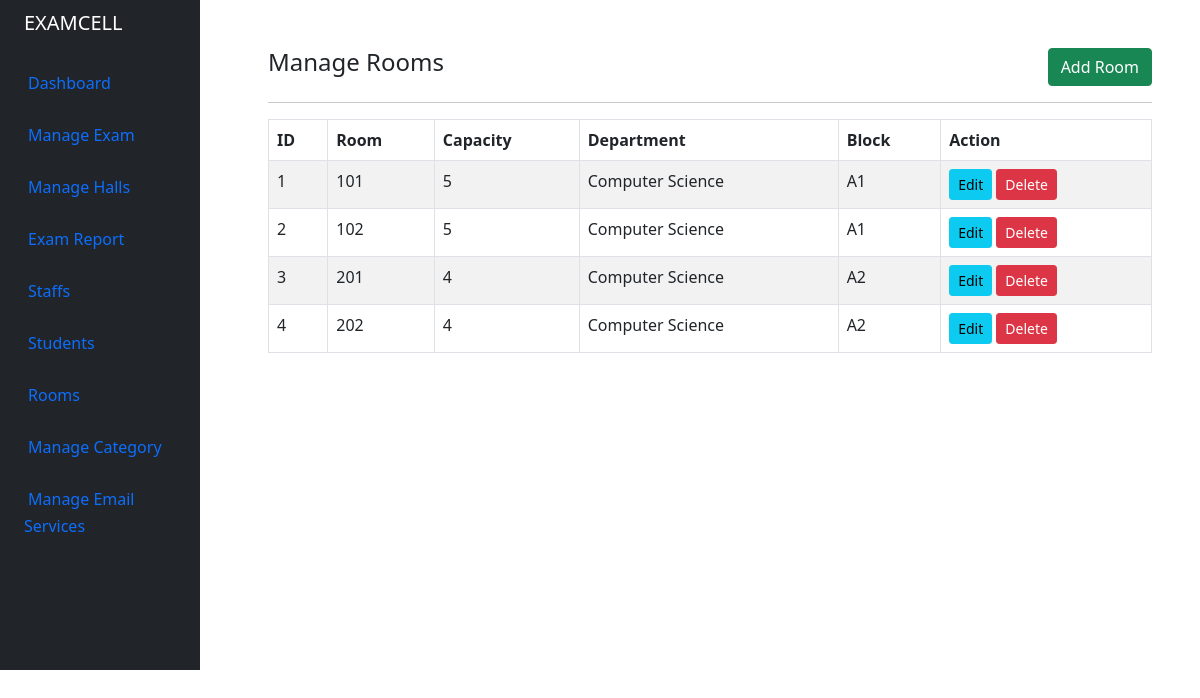
/admin/room.php (signed in), run on an earlier commit of the app's database.
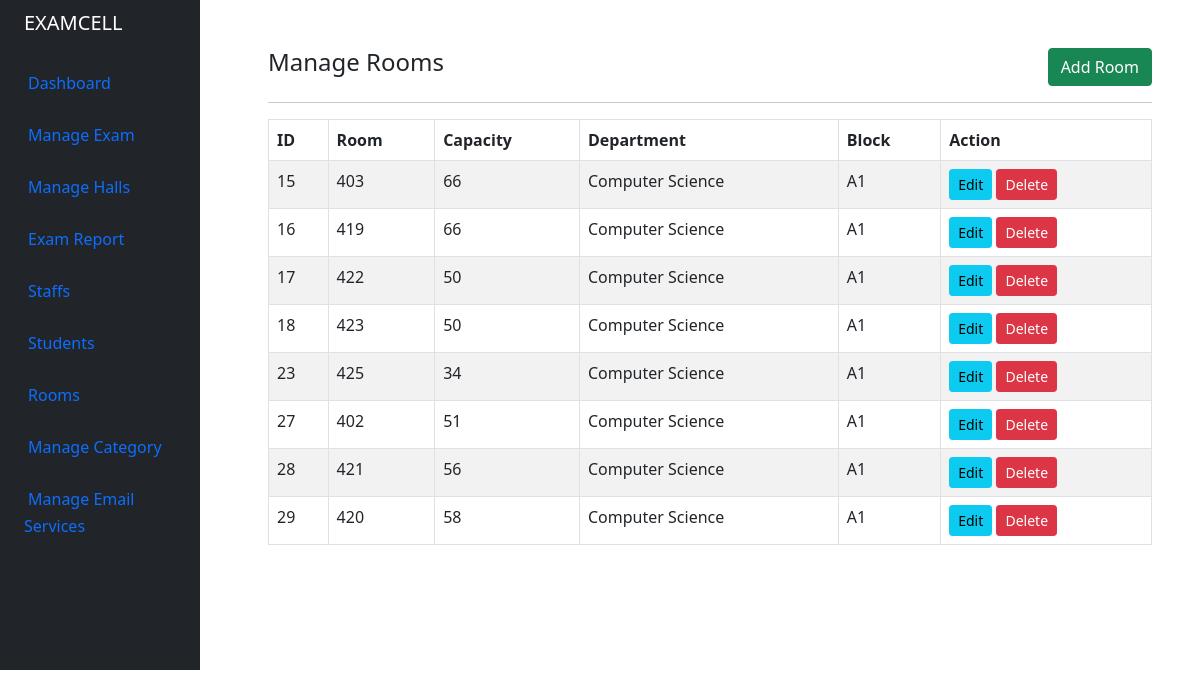
And on a later commit of the database.
### tables this page shows
CREATE TABLE `tbl_room` (
  `id` int(11) NOT NULL,
  `dept` int(11) NOT NULL,
  `block` int(11) NOT NULL,
  `room` varchar(100) NOT NULL,
  `capacity` int(11) NOT NULL,
  `row_dim` int(11) NOT NULL,
  `col_dim` int(11) NOT NULL
);

CREATE TABLE `tbl_department` (
  `id` int(11) NOT NULL,
  `deptname` varchar(100) NOT NULL,
  `deptslug` varchar(100) NOT NULL
);

CREATE TABLE `tbl_block` (
  `id` int(11) NOT NULL,
  `dept` int(11) NOT NULL,
  `block` varchar(100) NOT NULL
);

### admin/room.php (the view, shortened to what this page needs)
<?php
include '../helpers/basic_helper.php';
if (isset($_SESSION['email']) && isset($_SESSION['id'])) {
    echo site_header();
?>
    <div class="container-fluid">
        <div class="row flex-nowrap">
            <?php echo site_navbar(); ?>
            <div class="after-side-content col py-5 px-5">
                <div class="row">
                    <div class="col-md-8">
                            <h4>Manage Rooms</h4>
                    </div>
                    <div class="col-md-4">
                        <a href="room_create_edit.php" class="btn btn-success rounded float-end">Add Room</a>
                    </div>
                </div>
                <div>
                    <hr>
                    <table class="table table-bordered table-striped">
                        <thead>
                            <tr>
                                <th>ID</th>
                                <th>Room</th>
                                <th>Capacity</th>
                                <th>Department</th>
                                <th>Block</th>
                                <th>Action</th>
                            </tr>
                        </thead>
                        <tbody>
                            <?php
                            $query = "SELECT tbl_room.id as id, tbl_room.room, tbl_room.capacity, tbl_department.deptname, tbl_block.block FROM tbl_room INNER JOIN tbl_block ON tbl_block.id = tbl_room.block INNER JOIN tbl_department ON tbl_department.id = tbl_block.dept;";
                            $query_run = mysqli_query($conn, $query);
                            if (mysqli_num_rows($query_run) > 0) {
                                foreach ($query_run as $room) {
                            ?>
                                    <tr>
                                        <td><?= $room['id']; ?></td>
                                        <td><?= $room['room']; ?></td>
                                        <td><?= $room['capacity']; ?></td>
                                        <td><?= $room['deptname']; ?></td>
                                        <td><?= $room['block']; ?></td>
                                        <td>
                                            <a href="room_create_edit.php?id=<?= $room['id']; ?>" class="btn btn-info btn-sm">Edit</a>
                                            <form action="controller.php" method="POST" class="d-inline">
                                                <button type="submit" name="delete_room" value="<?= $room['id']; ?>" class="btn btn-danger btn-sm">Delete</button>
                                            </form>
                                        </td>
                                    </tr>
                            <?php
                                }
                            } else {
                                echo "<h5> No Record Found </h5>";
                            }
                            ?>
                        </tbody>
                    </table>
                </div>
            </div>
        </div>
    </div>
<?php
    echo site_footer();
} else {
    header("Location: index.php");
}

What changed in the data, as far as the page shows it:
removed tbl_room: id "1", room "101", capacity "5", tbl_department.deptname "Computer Science", tbl_block.block "A1"
removed tbl_room: id "2", room "102", capacity "5", tbl_department.deptname "Computer Science", tbl_block.block "A1"
removed tbl_room: id "3", room "201", capacity "4", tbl_department.deptname "Computer Science", tbl_block.block "A2"
removed tbl_room: id "4", room "202", capacity "4", tbl_department.deptname "Computer Science", tbl_block.block "A2"
added tbl_room: id "15", room "403", capacity "66", tbl_department.deptname "Computer Science", tbl_block.block "A1"
added tbl_room: id "16", room "419", capacity "66", tbl_department.deptname "Computer Science", tbl_block.block "A1"
added tbl_room: id "17", room "422", capacity "50", tbl_department.deptname "Computer Science", tbl_block.block "A1"
added tbl_room: id "18", room "423", capacity "50", tbl_department.deptname "Computer Science", tbl_block.block "A1"
added tbl_room: id "23", room "425", capacity "34", tbl_department.deptname "Computer Science", tbl_block.block "A1"
added tbl_room: id "27", room "402", capacity "51", tbl_department.deptname "Computer Science", tbl_block.block "A1"
added tbl_room: id "28", room "421", capacity "56", tbl_department.deptname "Computer Science", tbl_block.block "A1"
added tbl_room: id "29", room "420", capacity "58", tbl_department.deptname "Computer Science", tbl_block.block "A1"
